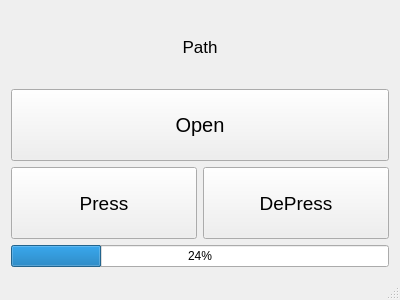
<?xml version="1.0" encoding="UTF-8"?>
<ui version="4.0">
 <class>MainWindow</class>
 <widget class="QMainWindow" name="MainWindow">
  <property name="geometry">
   <rect>
    <x>0</x>
    <y>0</y>
    <width>400</width>
    <height>300</height>
   </rect>
  </property>
  <property name="windowTitle">
   <string>MainWindow</string>
  </property>
  <widget class="QWidget" name="centralWidget">
   <layout class="QHBoxLayout" name="horizontalLayout_2">
    <item>
     <layout class="QVBoxLayout" name="verticalLayout">
      <item>
       <widget class="QLabel" name="output">
        <property name="font">
         <font>
          <pointsize>13</pointsize>
         </font>
        </property>
        <property name="text">
         <string>Path</string>
        </property>
        <property name="alignment">
         <set>Qt::AlignCenter</set>
        </property>
       </widget>
      </item>
      <item>
       <widget class="QPushButton" name="Directory">
        <property name="sizePolicy">
         <sizepolicy hsizetype="Minimum" vsizetype="Preferred">
          <horstretch>0</horstretch>
          <verstretch>0</verstretch>
         </sizepolicy>
        </property>
        <property name="font">
         <font>
          <pointsize>15</pointsize>
         </font>
        </property>
        <property name="text">
         <string>Open</string>
        </property>
       </widget>
      </item>
      <item>
       <layout class="QHBoxLayout" name="horizontalLayout">
        <item>
         <widget class="QPushButton" name="press">
          <property name="sizePolicy">
           <sizepolicy hsizetype="Minimum" vsizetype="Preferred">
            <horstretch>0</horstretch>
            <verstretch>0</verstretch>
           </sizepolicy>
          </property>
          <property name="font">
           <font>
            <pointsize>14</pointsize>
           </font>
          </property>
          <property name="text">
           <string>Press</string>
          </property>
         </widget>
        </item>
        <item>
         <widget class="QPushButton" name="depress">
          <property name="sizePolicy">
           <sizepolicy hsizetype="Minimum" vsizetype="Preferred">
            <horstretch>0</horstretch>
            <verstretch>0</verstretch>
           </sizepolicy>
          </property>
          <property name="font">
           <font>
            <pointsize>14</pointsize>
           </font>
          </property>
          <property name="text">
           <string>DePress</string>
          </property>
         </widget>
        </item>
       </layout>
      </item>
      <item>
       <widget class="QProgressBar" name="progressBar">
        <property name="value">
         <number>24</number>
        </property>
       </widget>
      </item>
     </layout>
    </item>
   </layout>
  </widget>
  <widget class="QStatusBar" name="statusBar"/>
 </widget>
 <layoutdefault spacing="6" margin="11"/>
 <resources/>
 <connections/>
</ui>
